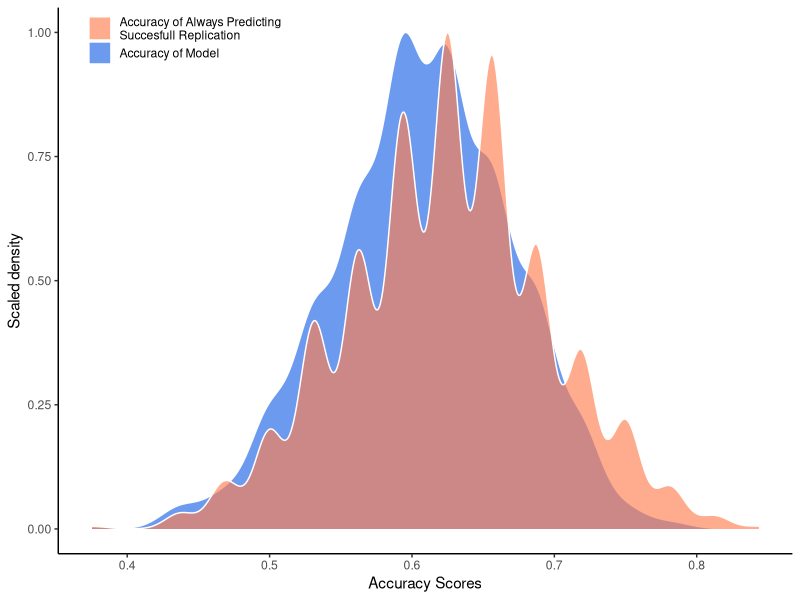

The R script that drew this image:
## ---- chunk 1
knitr::opts_chunk$set(echo = TRUE)
## ---- chunk 2
library(tidyverse)
## ---- chunk 3
accuracies <- read_csv("../data/accuracies.csv")
## ---- chunk 4
ggplot() +
  
  #model performance density curve 
  geom_density(aes(x = accuracies$accuracy, y=..scaled..,  fill = "Accuracy of Model"), color = "white", alpha = 0.95) +
  
  #dummy performance density curve
  geom_density(aes(x = accuracies$`dummy accuracy`, y=..scaled.., fill ="Accuracy of Always Predicting\nSuccesfull Replication"), color = "white", alpha = 0.65) + 
  
  #manually set color scale
  scale_colour_manual(values = c("coral", "cornflowerblue"), aesthetics = c("colour", "fill")) +
  
  #change label on x-axis
  xlab("Accuracy Scores") +
  
  #Change label on y-axis
  ylab("Scaled density") +
  
  #use classic theme for axis and background
  theme_classic()  +

  #move legend to inside top left of plot
  theme(legend.position = c(.03, .999), legend.justification = c("left", "top")) +
  
  #remove title from legend
  guides(fill=guide_legend(title=NULL)) 



